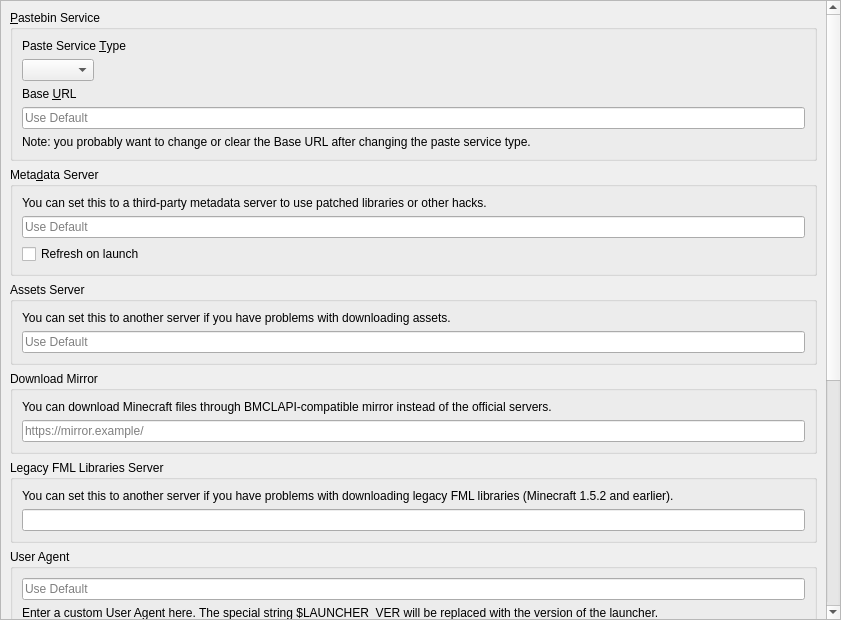
<?xml version="1.0" encoding="UTF-8"?>
<ui version="4.0">
 <class>APIPage</class>
 <widget class="QWidget" name="APIPage">
  <property name="geometry">
   <rect>
    <x>0</x>
    <y>0</y>
    <width>841</width>
    <height>620</height>
   </rect>
  </property>
  <layout class="QVBoxLayout" name="verticalLayout_2">
   <property name="leftMargin">
    <number>0</number>
   </property>
   <property name="topMargin">
    <number>0</number>
   </property>
   <property name="rightMargin">
    <number>0</number>
   </property>
   <property name="bottomMargin">
    <number>0</number>
   </property>
   <item>
    <widget class="QScrollArea" name="scrollArea">
     <property name="widgetResizable">
      <bool>true</bool>
     </property>
     <widget class="QWidget" name="scrollAreaWidgetContents">
      <property name="geometry">
       <rect>
        <x>0</x>
        <y>0</y>
        <width>825</width>
        <height>1236</height>
       </rect>
      </property>
      <layout class="QVBoxLayout" name="verticalLayout">
       <item>
        <widget class="QGroupBox" name="groupBox_paste">
         <property name="title">
          <string>&amp;Pastebin Service</string>
         </property>
         <layout class="QVBoxLayout" name="verticalLayout_3">
          <item>
           <widget class="QLabel" name="pasteServiceTypeLabel">
            <property name="text">
             <string>Paste Service &amp;Type</string>
            </property>
            <property name="buddy">
             <cstring>pasteTypeComboBox</cstring>
            </property>
           </widget>
          </item>
          <item>
           <widget class="QComboBox" name="pasteTypeComboBox">
            <property name="sizePolicy">
             <sizepolicy hsizetype="Maximum" vsizetype="Fixed">
              <horstretch>0</horstretch>
              <verstretch>0</verstretch>
             </sizepolicy>
            </property>
           </widget>
          </item>
          <item>
           <widget class="QLabel" name="baseURLLabel">
            <property name="text">
             <string>Base &amp;URL</string>
            </property>
            <property name="buddy">
             <cstring>baseURLEntry</cstring>
            </property>
           </widget>
          </item>
          <item>
           <widget class="QLineEdit" name="baseURLEntry">
            <property name="placeholderText">
             <string>Use Default</string>
            </property>
            <property name="clearButtonEnabled">
             <bool>true</bool>
            </property>
           </widget>
          </item>
          <item>
           <widget class="QLabel" name="baseURLNote">
            <property name="text">
             <string>Note: you probably want to change or clear the Base URL after changing the paste service type.</string>
            </property>
            <property name="wordWrap">
             <bool>true</bool>
            </property>
           </widget>
          </item>
         </layout>
        </widget>
       </item>
       <item>
        <widget class="QGroupBox" name="groupBox_meta">
         <property name="title">
          <string>Meta&amp;data Server</string>
         </property>
         <layout class="QVBoxLayout" name="verticalLayout_5">
          <item>
           <widget class="QLabel" name="label_6">
            <property name="text">
             <string>You can set this to a third-party metadata server to use patched libraries or other hacks.</string>
            </property>
            <property name="textFormat">
             <enum>Qt::RichText</enum>
            </property>
            <property name="wordWrap">
             <bool>true</bool>
            </property>
            <property name="openExternalLinks">
             <bool>true</bool>
            </property>
           </widget>
          </item>
          <item>
           <widget class="QLineEdit" name="metaURL">
            <property name="placeholderText">
             <string>Use Default</string>
            </property>
           </widget>
          </item>
          <item>
           <widget class="QCheckBox" name="metaRefreshOnLaunchCB">
            <property name="text">
             <string>Refresh on launch</string>
            </property>
           </widget>
          </item>
         </layout>
        </widget>
       </item>
       <item>
        <widget class="QGroupBox" name="groupBox_assets">
         <property name="title">
          <string>Assets Server</string>
         </property>
         <layout class="QVBoxLayout" name="verticalLayout_6">
          <item>
           <widget class="QLabel" name="label_7">
            <property name="text">
             <string>You can set this to another server if you have problems with downloading assets.</string>
            </property>
            <property name="textFormat">
             <enum>Qt::RichText</enum>
            </property>
            <property name="wordWrap">
             <bool>true</bool>
            </property>
            <property name="openExternalLinks">
             <bool>true</bool>
            </property>
           </widget>
          </item>
          <item>
           <widget class="QLineEdit" name="resourceURL">
            <property name="placeholderText">
             <string>Use Default</string>
            </property>
           </widget>
          </item>
         </layout>
        </widget>
       </item>
       <item>
        <widget class="QGroupBox" name="groupBox_mirror">
         <property name="title">
          <string>Download Mirror</string>
         </property>
         <layout class="QVBoxLayout" name="verticalLayout_mirror">
          <item>
           <widget class="QLabel" name="label_mirror">
            <property name="text">
             <string>You can download Minecraft files through BMCLAPI-compatible mirror instead of the official servers.</string>
            </property>
            <property name="wordWrap">
             <bool>true</bool>
            </property>
           </widget>
          </item>
          <item>
           <widget class="QLineEdit" name="downloadMirrorURL">
            <property name="placeholderText">
             <string>https://mirror.example/</string>
            </property>
            <property name="clearButtonEnabled">
             <bool>true</bool>
            </property>
           </widget>
          </item>
         </layout>
        </widget>
       </item>
       <item>
        <widget class="QGroupBox" name="groupBox_fmllibs">
         <property name="title">
          <string>Legacy FML Libraries Server</string>
         </property>
         <layout class="QVBoxLayout" name="verticalLayout_8">
          <item>
           <widget class="QLabel" name="label">
            <property name="text">
             <string>You can set this to another server if you have problems with downloading legacy FML libraries (Minecraft 1.5.2 and earlier).</string>
            </property>
            <property name="textFormat">
             <enum>Qt::RichText</enum>
            </property>
            <property name="wordWrap">
             <bool>true</bool>
            </property>
            <property name="openExternalLinks">
             <bool>true</bool>
            </property>
           </widget>
          </item>
          <item>
           <widget class="QLineEdit" name="legacyFMLLibsURL"/>
          </item>
         </layout>
        </widget>
       </item>
       <item>
        <widget class="QGroupBox" name="groupBox_ua">
         <property name="minimumSize">
          <size>
           <width>0</width>
           <height>0</height>
          </size>
         </property>
         <property name="title">
          <string>User Agent</string>
         </property>
         <layout class="QVBoxLayout" name="verticalLayout_7">
          <item>
           <widget class="QLineEdit" name="userAgentLineEdit">
            <property name="placeholderText">
             <string>Use Default</string>
            </property>
           </widget>
          </item>
          <item>
           <widget class="QLabel" name="userAgentLabel">
            <property name="text">
             <string>Enter a custom User Agent here. The special string $LAUNCHER_VER will be replaced with the version of the launcher.</string>
            </property>
            <property name="wordWrap">
             <bool>true</bool>
            </property>
           </widget>
          </item>
         </layout>
        </widget>
       </item>
       <item>
        <widget class="QGroupBox" name="groupBox_msa">
         <property name="title">
          <string>&amp;API Keys</string>
         </property>
         <layout class="QVBoxLayout" name="verticalLayout_4">
          <item>
           <widget class="QLabel" name="msaClientIDLabel">
            <property name="text">
             <string>&amp;Microsoft Authentication</string>
            </property>
            <property name="textFormat">
             <enum>Qt::RichText</enum>
            </property>
            <property name="wordWrap">
             <bool>true</bool>
            </property>
            <property name="openExternalLinks">
             <bool>true</bool>
            </property>
            <property name="buddy">
             <cstring>msaClientID</cstring>
            </property>
           </widget>
          </item>
          <item>
           <widget class="QLineEdit" name="msaClientID">
            <property name="placeholderText">
             <string>Use Default</string>
            </property>
           </widget>
          </item>
          <item>
           <widget class="QLabel" name="label_3">
            <property name="text">
             <string>Note: you probably don't need to set this if logging in via Microsoft Authentication already works.</string>
            </property>
            <property name="textFormat">
             <enum>Qt::RichText</enum>
            </property>
            <property name="wordWrap">
             <bool>true</bool>
            </property>
           </widget>
          </item>
          <item>
           <spacer name="verticalSpacer">
            <property name="orientation">
             <enum>Qt::Vertical</enum>
            </property>
            <property name="sizeType">
             <enum>QSizePolicy::Fixed</enum>
            </property>
            <property name="sizeHint" stdset="0">
             <size>
              <width>0</width>
              <height>6</height>
             </size>
            </property>
           </spacer>
          </item>
          <item>
           <widget class="QLabel" name="modrinthTokenLabel">
            <property name="text">
             <string>Mod&amp;rinth</string>
            </property>
            <property name="textFormat">
             <enum>Qt::RichText</enum>
            </property>
            <property name="wordWrap">
             <bool>true</bool>
            </property>
            <property name="openExternalLinks">
             <bool>true</bool>
            </property>
            <property name="buddy">
             <cstring>modrinthToken</cstring>
            </property>
           </widget>
          </item>
          <item>
           <widget class="QLineEdit" name="modrinthToken">
            <property name="enabled">
             <bool>true</bool>
            </property>
            <property name="placeholderText">
             <string>Use None</string>
            </property>
           </widget>
          </item>
          <item>
           <widget class="QLabel" name="label_8">
            <property name="text">
             <string>&lt;html&gt;&lt;head/&gt;&lt;body&gt;&lt;p&gt;Note: you only need to set this to access private data. Read the &lt;a href=&quot;https://docs.modrinth.com/api/#authentication&quot;&gt;documentation&lt;/a&gt; for more information.&lt;/p&gt;&lt;/body&gt;&lt;/html&gt;</string>
            </property>
            <property name="wordWrap">
             <bool>true</bool>
            </property>
            <property name="openExternalLinks">
             <bool>true</bool>
            </property>
           </widget>
          </item>
          <item>
           <spacer name="verticalSpacer_4">
            <property name="orientation">
             <enum>Qt::Vertical</enum>
            </property>
            <property name="sizeType">
             <enum>QSizePolicy::Fixed</enum>
            </property>
            <property name="sizeHint" stdset="0">
             <size>
              <width>0</width>
              <height>6</height>
             </size>
            </property>
           </spacer>
          </item>
          <item>
           <widget class="QLabel" name="flameKeyLabel">
            <property name="text">
             <string>&amp;CurseForge</string>
            </property>
            <property name="textFormat">
             <enum>Qt::RichText</enum>
            </property>
            <property name="wordWrap">
             <bool>true</bool>
            </property>
            <property name="openExternalLinks">
             <bool>true</bool>
            </property>
            <property name="buddy">
             <cstring>flameKey</cstring>
            </property>
           </widget>
          </item>
          <item>
           <widget class="QLineEdit" name="flameKey">
            <property name="enabled">
             <bool>true</bool>
            </property>
            <property name="placeholderText">
             <string>Use Default</string>
            </property>
           </widget>
          </item>
          <item>
           <widget class="QLabel" name="label_10">
            <property name="text">
             <string>Note: you probably don't need to set this if CurseForge already works.</string>
            </property>
            <property name="wordWrap">
             <bool>true</bool>
            </property>
           </widget>
          </item>
          <item>
           <widget class="QCheckBox" name="FallbackMRBlockedMods">
            <property name="text">
             <string>Enable fallback to Modrinth for blocked mods</string>
            </property>
           </widget>
          </item>
          <item>
           <spacer name="verticalSpacer_3">
            <property name="orientation">
             <enum>Qt::Vertical</enum>
            </property>
            <property name="sizeType">
             <enum>QSizePolicy::Fixed</enum>
            </property>
            <property name="sizeHint" stdset="0">
             <size>
              <width>0</width>
              <height>6</height>
             </size>
            </property>
           </spacer>
          </item>
          <item>
           <widget class="QLabel" name="label_12">
            <property name="text">
             <string>&amp;Technic</string>
            </property>
            <property name="buddy">
             <cstring>technicClientID</cstring>
            </property>
           </widget>
          </item>
          <item>
           <widget class="QLineEdit" name="technicClientID">
            <property name="placeholderText">
             <string>Use Default</string>
            </property>
           </widget>
          </item>
          <item>
           <widget class="QLabel" name="label_11">
            <property name="text">
             <string>&lt;html&gt;&lt;head/&gt;&lt;body&gt;&lt;p&gt;Note: you only need to set this to access private data.&lt;/p&gt;&lt;/body&gt;&lt;/html&gt;</string>
            </property>
            <property name="wordWrap">
             <bool>true</bool>
            </property>
           </widget>
          </item>
         </layout>
        </widget>
       </item>
       <item>
        <spacer name="verticalSpacer_2">
         <property name="orientation">
          <enum>Qt::Vertical</enum>
         </property>
         <property name="sizeHint" stdset="0">
          <size>
           <width>0</width>
           <height>0</height>
          </size>
         </property>
        </spacer>
       </item>
      </layout>
     </widget>
    </widget>
   </item>
  </layout>
 </widget>
 <resources/>
 <connections/>
</ui>
